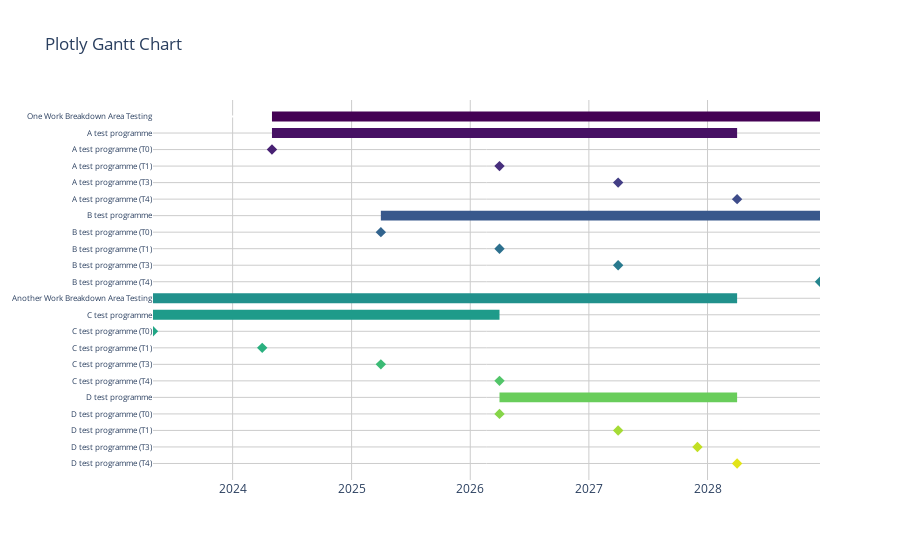
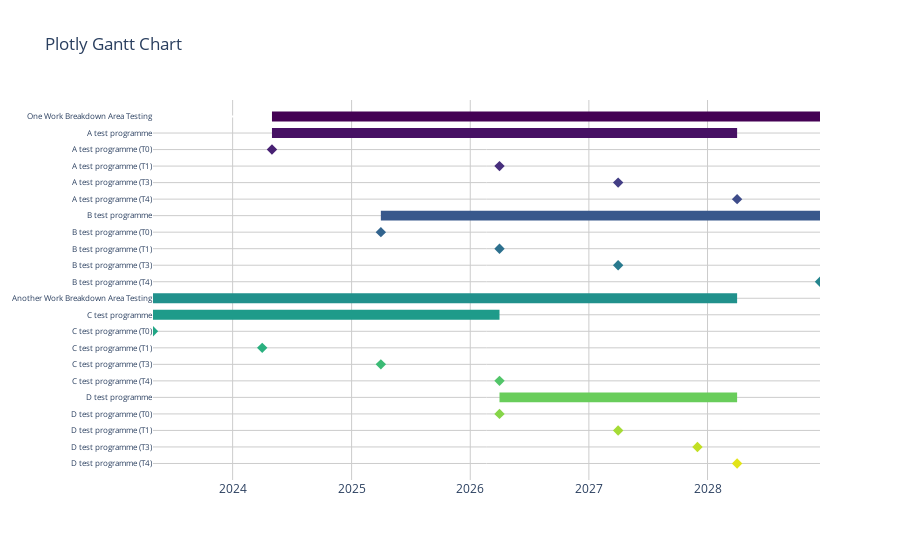

The cell these charts' notebook holds for them, in order:
### Markdown cell above
# testing plotly version of giganttic

### Code cell
import os
import sys
import pandas as pd
import plotly.graph_objects as go
from matplotlib import colormaps as cm
sys.path.insert(0,os.path.abspath('..'))
import giganttic as gt

inputfile = './exampledata1.csv'

df = gt.import_csv(inputfile)
gt.get_colors(df,cmap_fill=cm['viridis'],fillcolumn='name')

gt.plotly_gantt(df,renderer=None)

### Figure 1 — Plotly figure (JSON) as saved in the notebook; plotly's stock layout.template omitted (floating-point values rounded to 4 significant figures)
{"data": [{"marker": {"color": "#482173", "size": 8, "symbol": "diamond"}, "mode": "markers+text", "text": [""], "textposition": "bottom center", "type": "scatter", "x": ["2024-05-01T00:00:00"], "y": [2]}, {"marker": {"color": "#472f7d", "size": 8, "symbol": "diamond"}, "mode": "markers+text", "text": [""], "textposition": "bottom center", "type": "scatter", "x": ["2026-04-01T00:00:00"], "y": [3]}, {"marker": {"color": "#433e85", "size": 8, "symbol": "diamond"}, "mode": "markers+text", "text": [""], "textposition": "bottom center", "type": "scatter", "x": ["2027-04-01T00:00:00"], "y": [4]}, {"marker": {"color": "#3e4c8a", "size": 8, "symbol": "diamond"}, "mode": "markers+text", "text": [""], "textposition": "bottom center", "type": "scatter", "x": ["2028-04-01T00:00:00"], "y": [5]}, {"marker": {"color": "#32648e", "size": 8, "symbol": "diamond"}, "mode": "markers+text", "text": [""], "textposition": "bottom center", "type": "scatter", "x": ["2025-04-01T00:00:00"], "y": [7]}, {"marker": {"color": "#2d708e", "size": 8, "symbol": "diamond"}, "mode": "markers+text", "text": [""], "textposition": "bottom center", "type": "scatter", "x": ["2026-04-01T00:00:00"], "y": [8]}, {"marker": {"color": "#297a8e", "size": 8, "symbol": "diamond"}, "mode": "markers+text", "text": [""], "textposition": "bottom center", "type": "scatter", "x": ["2027-04-01T00:00:00"], "y": [9]}, {"marker": {"color": "#25858e", "size": 8, "symbol": "diamond"}, "mode": "markers+text", "text": [""], "textposition": "bottom center", "type": "scatter", "x": ["2028-12-12T00:00:00"], "y": [10]}, {"marker": {"color": "#21a685", "size": 8, "symbol": "diamond"}, "mode": "markers+text", "text": [""], "textposition": "bottom center", "type": "scatter", "x": ["2023-05-01T00:00:00"], "y": [13]}, {"marker": {"color": "#2ab07f", "size": 8, "symbol": "diamond"}, "mode": "markers+text", "text": [""], "textposition": "bottom center", "type": "scatter", "x": ["2024-04-01T00:00:00"], "y": [14]}, {"marker": {"color": "#3bbb75", "size": 8, "symbol": "diamond"}, "mode": "markers+text", "text": [""], "textposition": "bottom center", "type": "scatter", "x": ["2025-04-01T00:00:00"], "y": [15]}, {"marker": {"color": "#52c569", "size": 8, "symbol": "diamond"}, "mode": "markers+text", "text": [""], "textposition": "bottom center", "type": "scatter", "x": ["2026-04-01T00:00:00"], "y": [16]}, {"marker": {"color": "#86d549", "size": 8, "symbol": "diamond"}, "mode": "markers+text", "text": [""], "textposition": "bottom center", "type": "scatter", "x": ["2026-04-01T00:00:00"], "y": [18]}, {"marker": {"color": "#a5db36", "size": 8, "symbol": "diamond"}, "mode": "markers+text", "text": [""], "textposition": "bottom center", "type": "scatter", "x": ["2027-04-01T00:00:00"], "y": [19]}, {"marker": {"color": "#c2df23", "size": 8, "symbol": "diamond"}, "mode": "markers+text", "text": [""], "textposition": "bottom center", "type": "scatter", "x": ["2027-12-01T00:00:00"], "y": [20]}, {"marker": {"color": "#e2e418", "size": 8, "symbol": "diamond"}, "mode": "markers+text", "text": [""], "textposition": "bottom center", "type": "scatter", "x": ["2028-04-01T00:00:00"], "y": [21]}], "layout": {"plot_bgcolor": "#ffffff", "shapes": [{"fillcolor": "#440154", "line": {"width": 0}, "type": "rect", "x0": "2024-05-01T00:00:00", "x1": "2028-12-12T00:00:00", "y0": -0.3, "y1": 0.3}, {"fillcolor": "#471164", "line": {"width": 0}, "type": "rect", "x0": "2024-05-01T00:00:00", "x1": "2028-04-01T00:00:00", "y0": 0.7, "y1": 1.3}, {"fillcolor": "#38588c", "line": {"width": 0}, "type": "rect", "x0": "2025-04-01T00:00:00", "x1": "2028-12-12T00:00:00", "y0": 5.7, "y1": 6.3}, {"fillcolor": "#21918c", "line": {"width": 0}, "type": "rect", "x0": "2023-05-01T00:00:00", "x1": "2028-04-01T00:00:00", "y0": 10.7, "y1": 11.3}, {"fillcolor": "#1e9b8a", "line": {"width": 0}, "type": "rect", "x0": "2023-05-01T00:00:00", "x1": "2026-04-01T00:00:00", "y0": 11.7, "y1": 12.3}, {"fillcolor": "#69cd5b", "line": {"width": 0}, "type": "rect", "x0": "2026-04-01T00:00:00", "x1": "2028-04-01T00:00:00", "y0": 16.7, "y1": 17.3}], "showlegend": false, "title": {"text": "Plotly Gantt Chart"}, "xaxis": {"gridcolor": "#cccccc", "range": ["2023-05-01T00:00:00", "2028-12-12T00:00:00"], "type": "date"}, "yaxis": {"gridcolor": "#cccccc", "range": [22, -1], "tickfont": {"size": 8}, "ticktext": ["One Work Breakdown Area Testing", "A test programme", "A test programme (T0)", "A test programme (T1)", "A test programme (T3)", "A test programme (T4)", "B test programme", "B test programme (T0)", "B test programme (T1)", "B test programme (T3)", "B test programme (T4)", "Another Work Breakdown Area Testing", "C test programme", "C test programme (T0)", "C test programme (T1)", "C test programme (T3)", "C test programme (T4)", "D test programme", "D test programme (T0)", "D test programme (T1)", "D test programme (T3)", "D test programme (T4)"], "tickvals": [0, 1, 2, 3, 4, 5, 6, 7, 8, 9, 10, 11, 12, 13, 14, 15, 16, 17, 18, 19, 20, 21]}}}

### Figure 2 — Plotly figure (JSON) as saved in the notebook; plotly's stock layout.template omitted (floating-point values rounded to 4 significant figures)
{"data": [{"marker": {"color": "#482173", "size": 8, "symbol": "diamond"}, "mode": "markers+text", "text": [""], "textposition": "bottom center", "type": "scatter", "x": ["2024-05-01T00:00:00"], "y": [2]}, {"marker": {"color": "#472f7d", "size": 8, "symbol": "diamond"}, "mode": "markers+text", "text": [""], "textposition": "bottom center", "type": "scatter", "x": ["2026-04-01T00:00:00"], "y": [3]}, {"marker": {"color": "#433e85", "size": 8, "symbol": "diamond"}, "mode": "markers+text", "text": [""], "textposition": "bottom center", "type": "scatter", "x": ["2027-04-01T00:00:00"], "y": [4]}, {"marker": {"color": "#3e4c8a", "size": 8, "symbol": "diamond"}, "mode": "markers+text", "text": [""], "textposition": "bottom center", "type": "scatter", "x": ["2028-04-01T00:00:00"], "y": [5]}, {"marker": {"color": "#32648e", "size": 8, "symbol": "diamond"}, "mode": "markers+text", "text": [""], "textposition": "bottom center", "type": "scatter", "x": ["2025-04-01T00:00:00"], "y": [7]}, {"marker": {"color": "#2d708e", "size": 8, "symbol": "diamond"}, "mode": "markers+text", "text": [""], "textposition": "bottom center", "type": "scatter", "x": ["2026-04-01T00:00:00"], "y": [8]}, {"marker": {"color": "#297a8e", "size": 8, "symbol": "diamond"}, "mode": "markers+text", "text": [""], "textposition": "bottom center", "type": "scatter", "x": ["2027-04-01T00:00:00"], "y": [9]}, {"marker": {"color": "#25858e", "size": 8, "symbol": "diamond"}, "mode": "markers+text", "text": [""], "textposition": "bottom center", "type": "scatter", "x": ["2028-12-12T00:00:00"], "y": [10]}, {"marker": {"color": "#21a685", "size": 8, "symbol": "diamond"}, "mode": "markers+text", "text": [""], "textposition": "bottom center", "type": "scatter", "x": ["2023-05-01T00:00:00"], "y": [13]}, {"marker": {"color": "#2ab07f", "size": 8, "symbol": "diamond"}, "mode": "markers+text", "text": [""], "textposition": "bottom center", "type": "scatter", "x": ["2024-04-01T00:00:00"], "y": [14]}, {"marker": {"color": "#3bbb75", "size": 8, "symbol": "diamond"}, "mode": "markers+text", "text": [""], "textposition": "bottom center", "type": "scatter", "x": ["2025-04-01T00:00:00"], "y": [15]}, {"marker": {"color": "#52c569", "size": 8, "symbol": "diamond"}, "mode": "markers+text", "text": [""], "textposition": "bottom center", "type": "scatter", "x": ["2026-04-01T00:00:00"], "y": [16]}, {"marker": {"color": "#86d549", "size": 8, "symbol": "diamond"}, "mode": "markers+text", "text": [""], "textposition": "bottom center", "type": "scatter", "x": ["2026-04-01T00:00:00"], "y": [18]}, {"marker": {"color": "#a5db36", "size": 8, "symbol": "diamond"}, "mode": "markers+text", "text": [""], "textposition": "bottom center", "type": "scatter", "x": ["2027-04-01T00:00:00"], "y": [19]}, {"marker": {"color": "#c2df23", "size": 8, "symbol": "diamond"}, "mode": "markers+text", "text": [""], "textposition": "bottom center", "type": "scatter", "x": ["2027-12-01T00:00:00"], "y": [20]}, {"marker": {"color": "#e2e418", "size": 8, "symbol": "diamond"}, "mode": "markers+text", "text": [""], "textposition": "bottom center", "type": "scatter", "x": ["2028-04-01T00:00:00"], "y": [21]}], "layout": {"plot_bgcolor": "#ffffff", "shapes": [{"fillcolor": "#440154", "line": {"width": 0}, "type": "rect", "x0": "2024-05-01T00:00:00", "x1": "2028-12-12T00:00:00", "y0": -0.3, "y1": 0.3}, {"fillcolor": "#471164", "line": {"width": 0}, "type": "rect", "x0": "2024-05-01T00:00:00", "x1": "2028-04-01T00:00:00", "y0": 0.7, "y1": 1.3}, {"fillcolor": "#38588c", "line": {"width": 0}, "type": "rect", "x0": "2025-04-01T00:00:00", "x1": "2028-12-12T00:00:00", "y0": 5.7, "y1": 6.3}, {"fillcolor": "#21918c", "line": {"width": 0}, "type": "rect", "x0": "2023-05-01T00:00:00", "x1": "2028-04-01T00:00:00", "y0": 10.7, "y1": 11.3}, {"fillcolor": "#1e9b8a", "line": {"width": 0}, "type": "rect", "x0": "2023-05-01T00:00:00", "x1": "2026-04-01T00:00:00", "y0": 11.7, "y1": 12.3}, {"fillcolor": "#69cd5b", "line": {"width": 0}, "type": "rect", "x0": "2026-04-01T00:00:00", "x1": "2028-04-01T00:00:00", "y0": 16.7, "y1": 17.3}], "showlegend": false, "title": {"text": "Plotly Gantt Chart"}, "xaxis": {"gridcolor": "#cccccc", "range": ["2023-05-01T00:00:00", "2028-12-12T00:00:00"], "type": "date"}, "yaxis": {"gridcolor": "#cccccc", "range": [22, -1], "tickfont": {"size": 8}, "ticktext": ["One Work Breakdown Area Testing", "A test programme", "A test programme (T0)", "A test programme (T1)", "A test programme (T3)", "A test programme (T4)", "B test programme", "B test programme (T0)", "B test programme (T1)", "B test programme (T3)", "B test programme (T4)", "Another Work Breakdown Area Testing", "C test programme", "C test programme (T0)", "C test programme (T1)", "C test programme (T3)", "C test programme (T4)", "D test programme", "D test programme (T0)", "D test programme (T1)", "D test programme (T3)", "D test programme (T4)"], "tickvals": [0, 1, 2, 3, 4, 5, 6, 7, 8, 9, 10, 11, 12, 13, 14, 15, 16, 17, 18, 19, 20, 21]}}}
